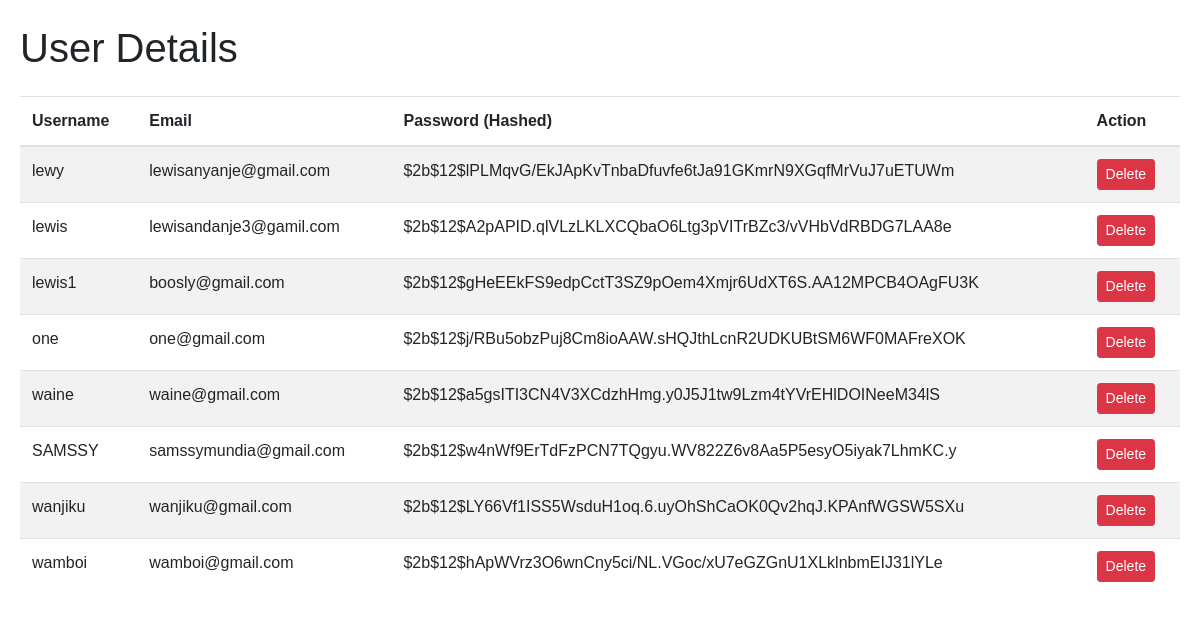
Page /Admin/view_users on the committed database.
### main.py (models this page shows, shortened)
class User(db.Model):
    id = db.Column(db.Integer, primary_key=True)
    username = db.Column(db.String(20), unique=True, nullable=False)
    email = db.Column(db.String(120), unique=True, nullable=False)
    password = db.Column(db.String(60), nullable=False)

### main.py (the view)
@app.route("/Admin/view_users")
def view_users():
    users = User.query.all()
    return render_template("Admin/view_users.html", users=users)

### templates/Admin/view_users.html (shortened to what this page needs)
<!DOCTYPE html>
<html lang="en">
<head>
    <link href="https://maxcdn.bootstrapcdn.com/bootstrap/4.0.0/css/bootstrap.min.css" rel="stylesheet">
    <link href="https://cdnjs.cloudflare.com/ajax/libs/font-awesome/5.15.3/css/all.min.css" rel="stylesheet">
    <link href="https://cdnjs.cloudflare.com/ajax/libs/animate.css/3.7.2/animate.min.css" rel="stylesheet">
    <link rel="stylesheet" type="text/css" href="{{ url_for('static', filename='css/index.css') }}">
</head>
<body>
<div class="container">
    <div class="row">
        <div class="col-md-12">
            <h1 class="my-4">User Details</h1>
            <table class="table table-striped">
                <thead>
                    <tr>
                        <th>Username</th>
                        <th>Email</th>
                        <th>Password (Hashed)</th>
                        <th>Action</th>
                    </tr>
                </thead>
                <tbody>
                    {% for user in users %}
                    <tr id="user-{{ user.id }}">
                        <td>{{ user.username }}</td>
                        <td>{{ user.email }}</td>
                        <td>{{ user.password }}</td>
                        <td>
                            <button class="btn btn-danger btn-sm" onclick="deleteUser('{{ user.id }}')">Delete</button>
                        </td>
                    </tr>
                    {% endfor %}
                </tbody>
            </table>
        </div>
    </div>
</div>
</body>
</html>

### static/css/index.css (style rules this page uses)
body { margin: 0; font-family: Arial, sans-serif; }
.btn, .btn:focus { outline: none !important; -webkit-box-shadow: none; box-shadow: none; }
.container { max-width: 1200px; margin: 0 auto; padding: 0 20px; }

### rows in the picture
User: username "lewy", email "lewisanyanje@gmail.com", password "$2b$12$lPLMqvG/EkJApKvTnbaDfuvfe6tJa91GKmrN9XGqfMrVuJ7uETUWm"
User: username "lewis", email "lewisandanje3@gamil.com", password "$2b$12$A2pAPID.qlVLzLKLXCQbaO6Ltg3pVITrBZc3/vVHbVdRBDG7LAA8e"
User: username "lewis1", email "boosly@gmail.com", password "$2b$12$gHeEEkFS9edpCctT3SZ9pOem4Xmjr6UdXT6S.AA12MPCB4OAgFU3K"
User: username "one", email "one@gmail.com", password "$2b$12$j/RBu5obzPuj8Cm8ioAAW.sHQJthLcnR2UDKUBtSM6WF0MAFreXOK"
User: username "waine", email "waine@gmail.com", password "$2b$12$a5gsITI3CN4V3XCdzhHmg.y0J5J1tw9Lzm4tYVrEHlDOINeeM34lS"
User: username "SAMSSY", email "samssymundia@gmail.com", password "$2b$12$w4nWf9ErTdFzPCN7TQgyu.WV822Z6v8Aa5P5esyO5iyak7LhmKC.y"
User: username "wanjiku", email "wanjiku@gmail.com", password "$2b$12$LY66Vf1ISS5WsduH1oq.6.uyOhShCaOK0Qv2hqJ.KPAnfWGSW5SXu"
User: username "wamboi", email "wamboi@gmail.com", password "$2b$12$hApWVrz3O6wnCny5ci/NL.VGoc/xU7eGZGnU1XLklnbmEIJ31lYLe"
